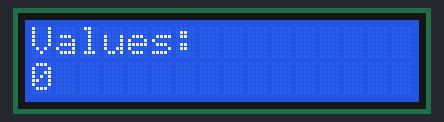
A sketch run on a simulated Arduino Uno, built with avr-gcc and run on an emulated ATmega328P. On the bench: 16×2 character LCD.

Above: at 0.11 s.
At 4.98 s:
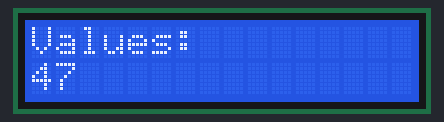
At 9.96 s:
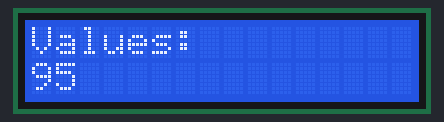
At 19.93 s:
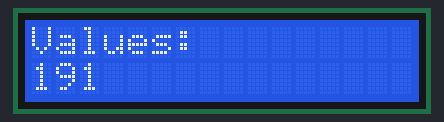
At 29.89 s:
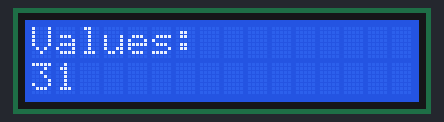
At 39.85 s:
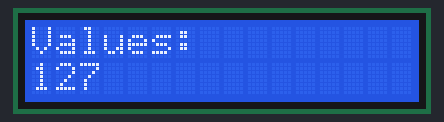

The sketch:

arduino.ino
```cpp
#include <LiquidCrystal.h>

LiquidCrystal lcd(4, 5, 10, 11, 12, 13);

char temp[16];

void setup()
{
  lcd.begin(16, 2); // Columns, Rows
}

void loop()
{
  for (int i = 0; i <= 255; i++)
  {
    char* value = itoa(i, temp, 10);

    lcd.clear();

    lcd.setCursor(0, 0);
    lcd.write("Values:");

    lcd.setCursor(0, 1);
    lcd.write(value);

    delay(100);
  }
}
```
